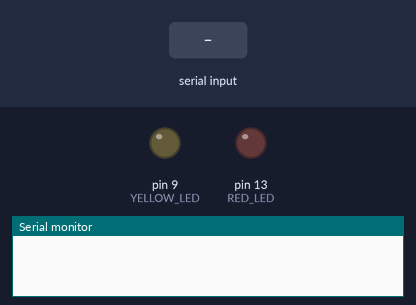
A sketch run on a simulated Arduino Uno, built with avr-gcc and run on an emulated ATmega328P. Shown: output pins drawn as LEDs (lit = HIGH), the last lines printed to the serial monitor. The inputs (shaded band) are chosen by the test bench.

Above: at 1.2 s.
1.3 s: byte 30 received over Serial
At 1.7 s:
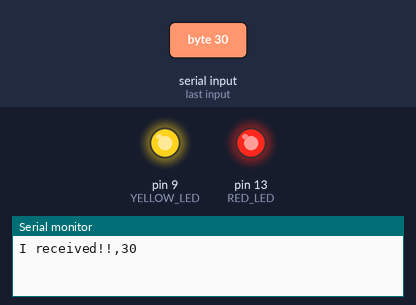
Timing chart, 0 to 4.3 s (numbered marks = the images above; inputs shaded):
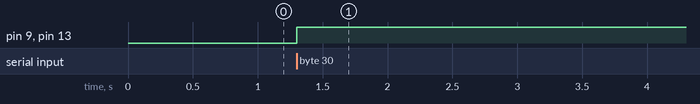

The sketch:

K2-5-1.ino
```cpp
int output = LOW; //RED_LEDへの出力用
int output2 = LOW; //YELLOW_LEDへの出力用

//LEDピンを定数指定
const int RED_LED = 13;
const int YELLOW_LED =9;
//文字"0"のASCIIコード
const int zero = 48;
void setup(){
  pinMode(RED_LED,OUTPUT);
  pinMode(YELLOW_LED,OUTPUT);
  Serial.begin(9600);//シリアル通信開始と転送レート指定
}

void loop(){
  if(Serial.available()>0){
    int recv = Serial.read();//受信データの読み込み
    //"0"のASCIIコード48に一致するときに実行
    if(recv == zero){
      output = !output;
    //"1"のASCIIコード49に一致するときに実行
    }else if(recv == zero + 1){
      output2 = !output2;
    }else{
      output = !output;
      output2 = !output2;
    }
    //受信内容をPCへ送信
    Serial.print("I received!!"); //パソコンへ応答を返す
    Serial.print(",");
    Serial.print(recv);
    Serial.println();
  }
  //LEDの点灯
  digitalWrite(RED_LED,output);
  digitalWrite(YELLOW_LED,output2);
}
```

Measured:
- after the input at 1.3 s, pin 9 (YELLOW_LED), pin 13 (RED_LED): LOW → HIGH at once
